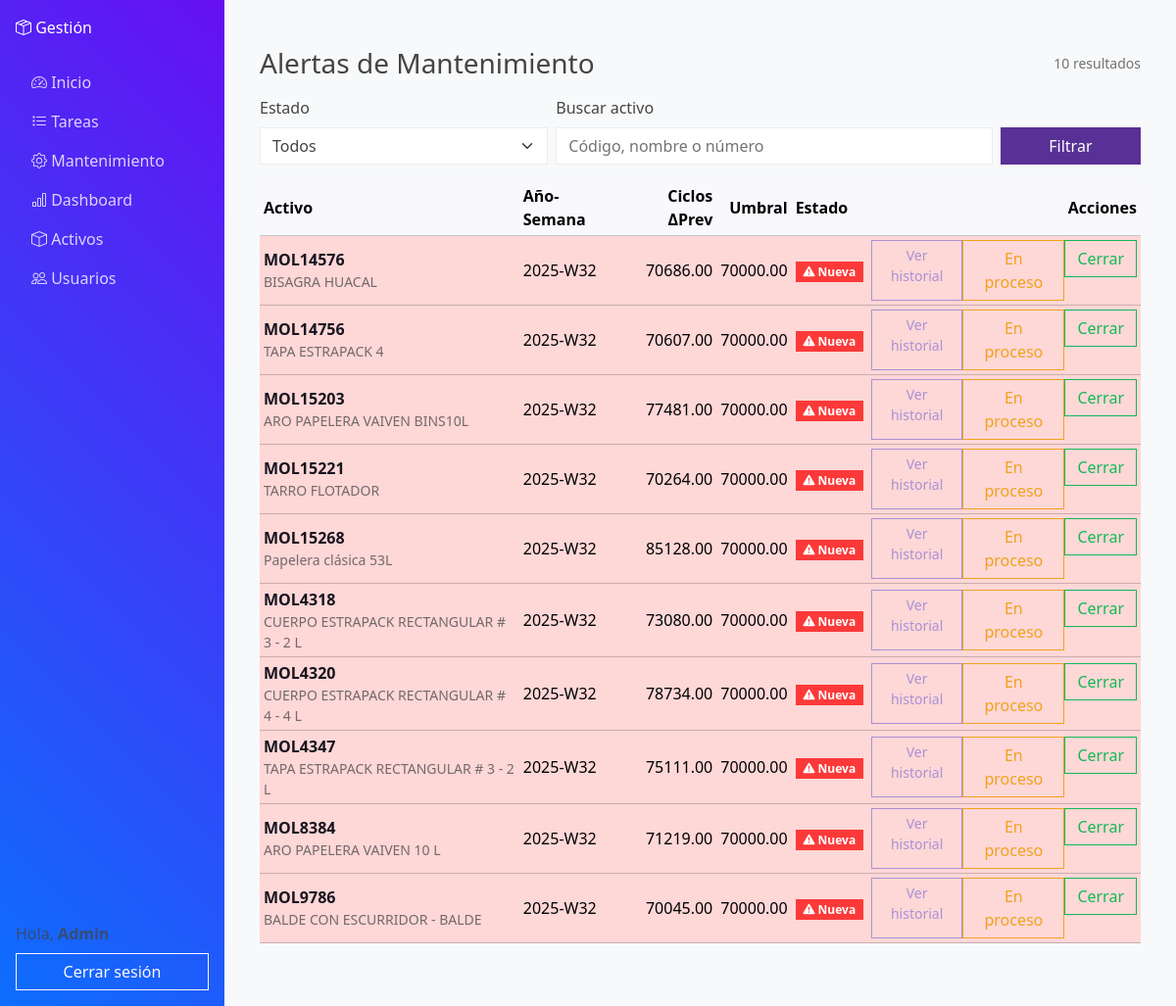
Page /horometro/mantenimiento/alertas/ (signed in) on the committed database.
### horometro/models.py (models this page shows, shortened)
class AlertaMantenimiento(models.Model):
    ESTADOS = [
        ("NUEVA", "Nueva"),
        ("EN_PROCESO", "En proceso"),
        ("CERRADA", "Cerrada"),
    ]
    activo = models.ForeignKey(
        Activo, on_delete=models.PROTECT, related_name="alertas_mantenimiento"
    )
    lectura = models.ForeignKey(
        LecturaHorometro, on_delete=models.CASCADE, related_name="alertas", null=True, blank=True
    )
    anio = models.PositiveSmallIntegerField()
    semana = models.PositiveSmallIntegerField()
    valor_ciclos = models.DecimalField(max_digits=12, decimal_places=2)  # = ciclos_desde_ultimo_preventivo
    umbral = models.DecimalField(max_digits=12, decimal_places=2, default=ALERTA_UMBRAL_DEFAULT)
    estado = models.CharField(max_length=12, choices=ESTADOS, default="NUEVA")
    notas = models.TextField(blank=True)
    creado_por = models.ForeignKey(
        settings.AUTH_USER_MODEL, null=True, blank=True, on_delete=models.SET_NULL
    )
    creado_en = models.DateTimeField(auto_now_add=True)
    actualizado_en = models.DateTimeField(auto_now=True)
    cerrado_en = models.DateTimeField(null=True, blank=True)
    class Meta:
        indexes = [
            models.Index(fields=["estado"]),
            models.Index(fields=["anio", "semana"]),
            models.Index(fields=["activo"]),
        ]
        constraints = [
            models.UniqueConstraint(
                fields=["activo", "anio", "semana"],
                name="uniq_alerta_activo_anio_semana",
            )
        ]
        ordering = ["-anio", "-semana", "activo__codigo"]

### activos/models.py (models this page shows, shortened)
class Activo(models.Model):
    codigo = models.CharField(max_length=100, unique=True, verbose_name="Código")
    numero_activo = models.CharField(max_length=255, verbose_name="# Activo")
    nombre = models.CharField(max_length=255, verbose_name="Nombre")
    peso = models.DecimalField(max_digits=10, decimal_places=2, null=True, blank=True, verbose_name="Peso")
    familia = models.ForeignKey("FamiliaActivo", null=True, blank=True, on_delete=models.SET_NULL, related_name="activos")
    categoria = models.ForeignKey("CategoriaActivo", null=True, blank=True, on_delete=models.SET_NULL, related_name="activos")
    estado = models.ForeignKey("EstadoActivo", null=True, blank=True, on_delete=models.SET_NULL, related_name="activos")
    ubicacion = models.ForeignKey("Ubicacion", null=True, blank=True, on_delete=models.SET_NULL, related_name="activos")
    qr_code = models.ImageField(upload_to="qr_codes", blank=True, null=True)

### horometro/views.py (the view)
# urls.py: path("mantenimiento/alertas/", views.lista_alertas, name="horometro_alertas"),
@login_required
@user_passes_test(es_supervisor)
def lista_alertas(request):
    estado = (request.GET.get("estado") or "").strip()
    q = (request.GET.get("q") or "").strip()
    qs = AlertaMantenimiento.objects.select_related("activo").all()
    if estado:
        qs = qs.filter(estado=estado)
    if q:
        qs = qs.filter(
            Q(activo__codigo__icontains=q) |
            Q(activo__nombre__icontains=q) |
            Q(activo__numero_activo__icontains=q)
        )
    alertas = qs.order_by("-anio", "-semana", "activo__codigo")[:500]
    return render(
        request,
        "horometro/alertas_list.html",
        {
            "alertas": alertas,
            "estado": estado,
            "q": q,
        },
    )

### horometro/views.py (called while the page is built)
def es_supervisor(u):
    return u.is_superuser or u.groups.filter(name__iexact="Supervisor").exists()

### horometro/templates/horometro/alertas_list.html (shortened to what this page needs)
{% extends "core/base.html" %}
{% load static %}
{% block content %}
<div class="container py-4">
  <div class="d-flex align-items-center justify-content-between mb-3">
    <h1 class="h3 mb-0">Alertas de Mantenimiento</h1>
    <span class="text-muted small">{{ alertas|length }} resultado{{ alertas|length|pluralize }}</span>
  </div>
  <form method="get" class="row gy-2 gx-2 align-items-end mb-3">
    <div class="col-sm-4">
      <label class="form-label">Estado</label>
      <select name="estado" class="form-select">
        <option value="" {% if not estado %}selected{% endif %}>Todos</option>
      </select>
    </div>
    <div class="col-sm-6">
      <label class="form-label">Buscar activo</label>
      <input type="text" class="form-control" name="q" value="{{ q }}" placeholder="Código, nombre o número">
    </div>
    <div class="col-sm-2">
      <button class="btn btn-primary w-100" type="submit">Filtrar</button>
    </div>
  </form>
  <div class="table-responsive">
    <table class="table table-sm align-middle">
      <thead class="table-light">
        <tr>
          <th>Activo</th>
          <th>Año-Semana</th>
          <th class="text-end">Ciclos ΔPrev</th>
          <th class="text-end">Umbral</th>
          <th>Estado</th>
          <th class="text-end">Acciones</th>
        </tr>
      </thead>
      <tbody>
      {% for a in alertas %}
        <tr class="{% if a.estado == 'NUEVA' %}table-danger{% elif a.estado == 'EN_PROCESO' %}table-warning{% else %}table-success{% endif %}">
          <td>
            <div class="fw-semibold">
              <a href="{% url 'horometro_historial' a.activo.codigo %}" class="link-dark text-decoration-none">
                {{ a.activo.codigo }}
              </a>
            </div>
            <div class="text-muted small">{{ a.activo.nombre }}</div>
          </td>
          <td>{{ a.anio }}-W{{ a.semana|stringformat:"02d" }}</td>
          <td class="text-end">{{ a.valor_ciclos }}</td>
          <td class="text-end">{{ a.umbral }}</td>
          <td>
            {% if a.estado == "NUEVA" %}
              <span class="badge text-bg-danger"><i class="bi bi-exclamation-triangle-fill"></i> Nueva</span>
            {% elif a.estado == "EN_PROCESO" %}
              <span class="badge text-bg-warning text-dark"><i class="bi bi-tools"></i> En proceso</span>
            {% else %}
              <span class="badge text-bg-success"><i class="bi bi-check-circle-fill"></i> Cerrada</span>
            {% endif %}
          </td>
          <td class="text-end">
            <div class="btn-group btn-group-sm" role="group">
              <a class="btn btn-outline-secondary" href="{% url 'horometro_historial' a.activo.codigo %}">
                Ver historial
              </a>
              <form action="{% url 'horometro_alerta_estado' a.pk %}" method="post">
                <button class="btn btn-outline-warning" {% if a.estado == "EN_PROCESO" %}disabled{% endif %}>
                  En proceso
                </button>
              </form>
              <form action="{% url 'horometro_alerta_estado' a.pk %}" method="post">
                <button class="btn btn-outline-success" {% if a.estado == "CERRADA" %}disabled{% endif %}>
                  Cerrar
                </button>
              </form>
            </div>
          </td>
        </tr>
      {% empty %}
        <tr>
          <td colspan="6" class="text-center text-muted py-4">
            No hay alertas con el filtro actual.
          </td>
        </tr>
      {% endfor %}
      </tbody>
    </table>
  </div>
</div>
{% endblock %}

### core/templates/core/base.html (shortened to what this page needs)
{% load static %}
<!DOCTYPE html>
<html lang="es">
<head>
  <link rel="stylesheet"
        href="https://cdn.jsdelivr.net/npm/bootswatch@5.3.3/dist/pulse/bootstrap.min.css">
  <link rel="stylesheet"
        href="https://cdn.jsdelivr.net/npm/bootstrap-icons@1.11.3/font/bootstrap-icons.min.css">
  <link rel="stylesheet" href="{% static 'core/style.css' %}">
</head>
<body>
<div class="d-flex">
  <nav id="sidebar" class="d-flex flex-column p-3 text-white">
    <a href="/" class="navbar-brand text-white mb-4">
      <i class="bi bi-box-seam"></i> Gestión
    </a>
    <ul class="nav nav-pills flex-column mb-auto">
      <li class="nav-item">
        <a href="{% url 'home' %}" class="nav-link {% if section == 'home' %}active{% endif %}">
          <i class="bi bi-speedometer2"></i> Inicio
        </a>
      </li>
      <li>
                <a href="{% url 'activos:mis_tareas' %}" class="nav-link {% if section == 'tareas' %}active{% endif %}">
          <i class="bi bi-list-task"></i> Tareas
        </a>
      </li>
      <li>
        <a href="{% url 'activos:ordenes_list' %}" class="nav-link {% if section == 'mantenimiento' %}active{% endif %}">
          <i class="bi bi-gear"></i> Mantenimiento
        </a>
      </li>
      <li>
        <a href="{% url 'dashboard_novedades' %}" class="nav-link {% if section == 'dashboard' %}active{% endif %}">
          <i class="bi bi-bar-chart"></i> Dashboard
        </a>
      </li>
      <li>
        <a href="{% url 'activos:activos_list' %}" class="nav-link {% if section == 'activos' %}active{% endif %}">
          <i class="bi bi-box"></i> Activos
        </a>
      </li>
      <li>
        <a href="{% url 'accounts:users_list' %}" class="nav-link {% if section == 'usuarios' %}active{% endif %}">
          <i class="bi bi-people"></i> Usuarios
        </a>
      </li>
    </ul>
    {% if user.is_authenticated %}
    <div class="mt-auto">
      <span class="text-muted">Hola, <strong>{{ user.username }}</strong></span>
      <form action="{% url 'accounts:logout' %}" method="post" class="mt-2">
        <button class="btn btn-outline-light w-100">Cerrar sesión</button>
      </form>
    </div>
    {% endif %}
  </nav>
  <div class="flex-grow-1 p-4">
    {% block content %}{% endblock %}
  </div>
</div>
</body>
</html>

### core/static/core/style.css (style rules this page uses)
.table td, .table th { vertical-align: middle; }

### core/templates/core/base.html (style rules this page uses)
body { overflow-x: hidden; background-color: #f8f9fa; }
#sidebar { width: 240px; min-height: 100vh; background: linear-gradient(45deg, #0d6efd, #6610f2); }
#sidebar a { color: rgba(255, 255, 255, 0.8); text-decoration: none; }

### rows in the picture
AlertaMantenimiento: activo.codigo "MOL14576", activo.nombre "BISAGRA HUACAL", anio "2025", semana "32", valor_ciclos "70686.00", umbral "70000.00", estado "NUEVA" (drawn)
AlertaMantenimiento: activo.codigo "MOL14756", activo.nombre "TAPA ESTRAPACK 4", anio "2025", semana "32", valor_ciclos "70607.00", umbral "70000.00", estado "NUEVA" (drawn)
AlertaMantenimiento: activo.codigo "MOL15203", activo.nombre "ARO PAPELERA VAIVEN BINS10L", anio "2025", semana "32", valor_ciclos "77481.00", umbral "70000.00", estado "NUEVA" (drawn)
AlertaMantenimiento: activo.codigo "MOL15221", activo.nombre "TARRO FLOTADOR", anio "2025", semana "32", valor_ciclos "70264.00", umbral "70000.00", estado "NUEVA" (drawn)
AlertaMantenimiento: activo.codigo "MOL15268", activo.nombre "Papelera clásica 53L", anio "2025", semana "32", valor_ciclos "85128.00", umbral "70000.00", estado "NUEVA" (drawn)
AlertaMantenimiento: activo.codigo "MOL4318", activo.nombre "CUERPO ESTRAPACK RECTANGULAR # 3 - 2 L", anio "2025", semana "32", valor_ciclos "73080.00", umbral "70000.00", estado "NUEVA" (drawn)
AlertaMantenimiento: activo.codigo "MOL4320", activo.nombre "CUERPO ESTRAPACK RECTANGULAR # 4 - 4 L", anio "2025", semana "32", valor_ciclos "78734.00", umbral "70000.00", estado "NUEVA" (drawn)
AlertaMantenimiento: activo.codigo "MOL4347", activo.nombre "TAPA ESTRAPACK RECTANGULAR # 3 - 2 L", anio "2025", semana "32", valor_ciclos "75111.00", umbral "70000.00", estado "NUEVA" (drawn)
AlertaMantenimiento: activo.codigo "MOL8384", activo.nombre "ARO PAPELERA VAIVEN 10 L", anio "2025", semana "32", valor_ciclos "71219.00", umbral "70000.00", estado "NUEVA" (drawn)
AlertaMantenimiento: activo.codigo "MOL9786", activo.nombre "BALDE CON ESCURRIDOR - BALDE", anio "2025", semana "32", valor_ciclos "70045.00", umbral "70000.00", estado "NUEVA" (drawn)

### other values in the picture
{{ user.username }} "Admin"
{{ alertas|length }} "10"
